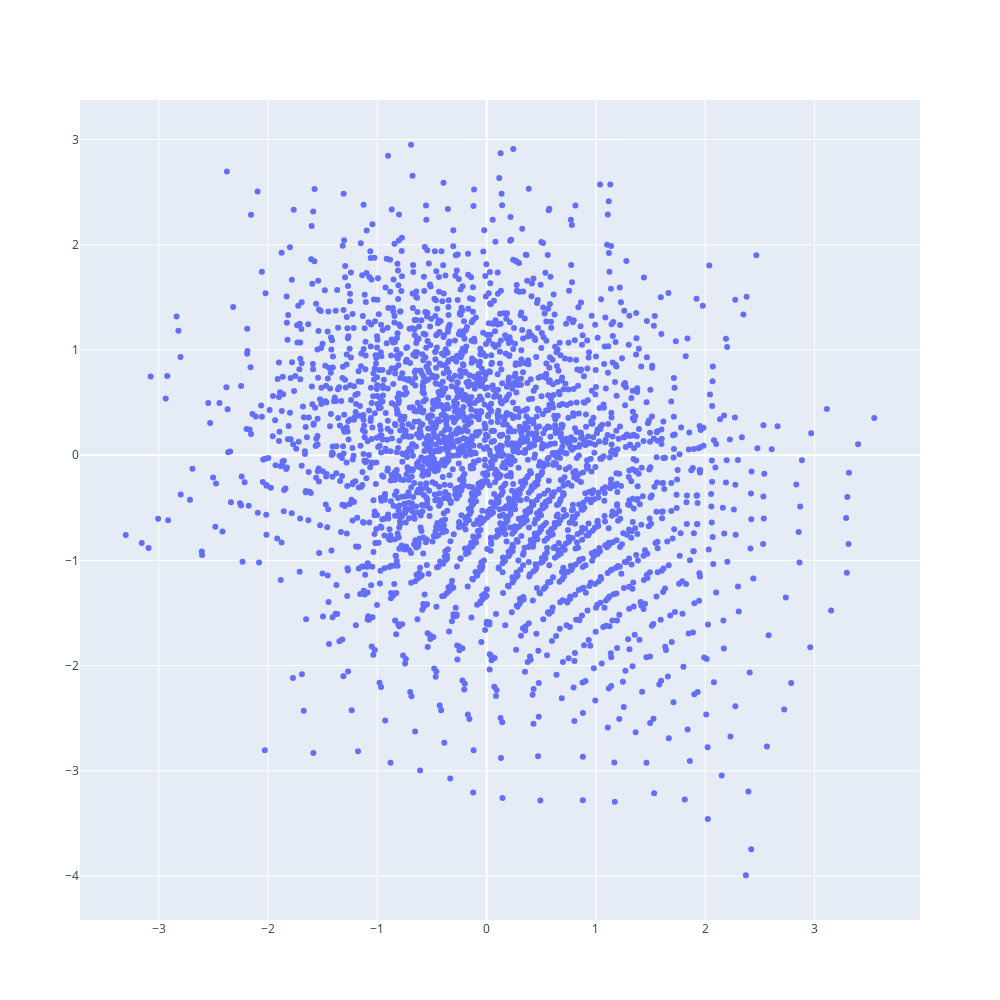

Here is the notebook cell this chart was saved with:
### Code cell
import plotly.graph_objects as go
fig = go.Figure(data=go.Scatter(
    x=z_mean[:, 0],
    y = z_mean[:, 1],
    mode='markers',
    text = [(repr(p), repr(p._next_oblak_step[1])) for p in partitions]

))

fig.update_layout(
    autosize=False,
    width=1000,
    height=1000,
)
fig.show()

### Figure 1 — Plotly figure (JSON) as saved in the notebook; plotly's stock layout.template omitted (floating-point values rounded to 4 significant figures; data arrays with more than 128 entries replaced by an {"elided": "..."} marker saying what was removed)
{"data": [{"mode": "markers", "text": {"elided": "2811 str values"}, "type": "scatter", "x": {"elided": "2811 float values"}, "y": {"elided": "2811 float values"}}], "layout": {"autosize": false, "height": 1000, "width": 1000}}
